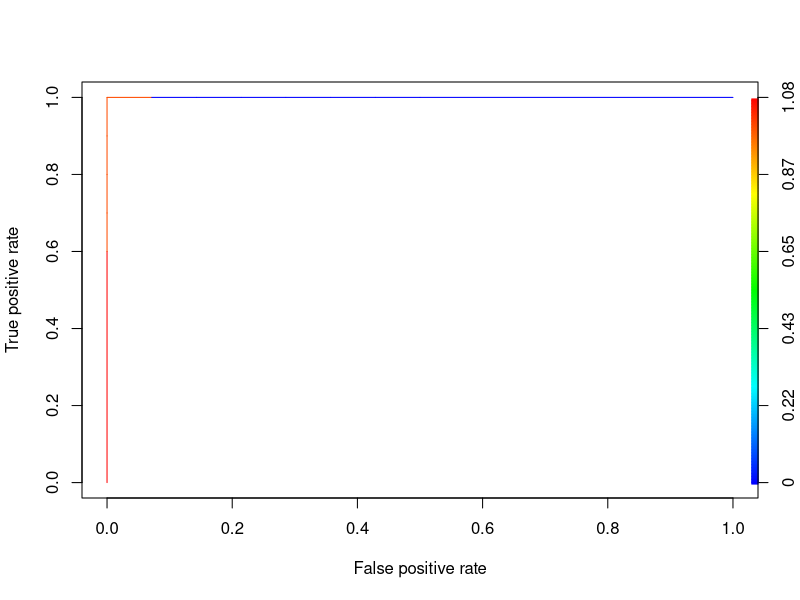
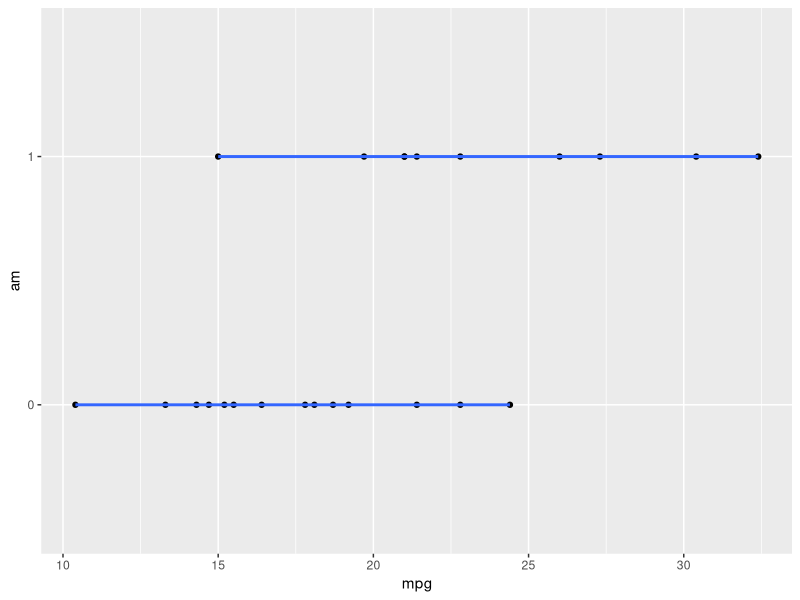

These charts were generated, in order, by the following R code:
#generic LogRegession


#load data
#data <- read.csv(....)
data = mtcars

#create training and validation data from given data
install.packages('caTools')
library(caTools)

set.seed(88)
#which category to be predicted: transmission 0/1
data$am = factor(data$am)
table(data$am)

split <- sample.split(data$am, SplitRatio = 0.75)
split
#get training and test data
train <- subset(data, split == TRUE)
test <- subset(data, split == FALSE)
table(train$am); table(test$am)


#logistic regression model (remove ID coln if any)
model <- glm (am ~ ., data = train, family = binomial)
summary(model)
predict <- predict(model, type = 'response')
#confusion matrix
table(train$am, predict > 0.5)

#ROCR Curve
install.packages("ROCR")
library(ROCR)
ROCRpred <- prediction(predict, train$am)
ROCRperf <- performance(ROCRpred, 'tpr','fpr')
plot(ROCRperf, colorize = TRUE, text.adj = c(-0.2,1.7))

#plot glm with any xvar and class 
install.packages("ggplot2")
library(ggplot2)
ggplot(train, aes(x=mpg, y=am)) + geom_point() +   stat_smooth(method="glm", family="binomial", se=FALSE)

install.packages("cluster","arules","arulesViz")
